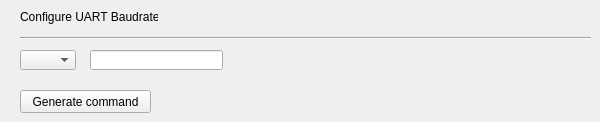
     <widget class="QWidget" name="page_Baudrate">
      <widget class="QLabel" name="label">
       <property name="geometry">
        <rect>
         <x>20</x>
         <y>9</y>
         <width>138</width>
         <height>16</height>
        </rect>
       </property>
       <property name="text">
        <string>Configure UART Baudrate</string>
       </property>
      </widget>
      <widget class="Line" name="line">
       <property name="geometry">
        <rect>
         <x>20</x>
         <y>30</y>
         <width>571</width>
         <height>16</height>
        </rect>
       </property>
       <property name="orientation">
        <enum>Qt::Horizontal</enum>
       </property>
      </widget>
      <widget class="QComboBox" name="comboBox_port">
       <property name="geometry">
        <rect>
         <x>20</x>
         <y>50</y>
         <width>56</width>
         <height>20</height>
        </rect>
       </property>
      </widget>
      <widget class="QLineEdit" name="lineEdit_baudrate">
       <property name="geometry">
        <rect>
         <x>90</x>
         <y>50</y>
         <width>133</width>
         <height>20</height>
        </rect>
       </property>
      </widget>
      <widget class="QPushButton" name="GC_baudrate">
       <property name="geometry">
        <rect>
         <x>20</x>
         <y>90</y>
         <width>131</width>
         <height>23</height>
        </rect>
       </property>
       <property name="minimumSize">
        <size>
         <width>131</width>
         <height>23</height>
        </size>
       </property>
       <property name="maximumSize">
        <size>
         <width>132</width>
         <height>16777215</height>
        </size>
       </property>
       <property name="text">
        <string>Generate command</string>
       </property>
      </widget>
     </widget>
